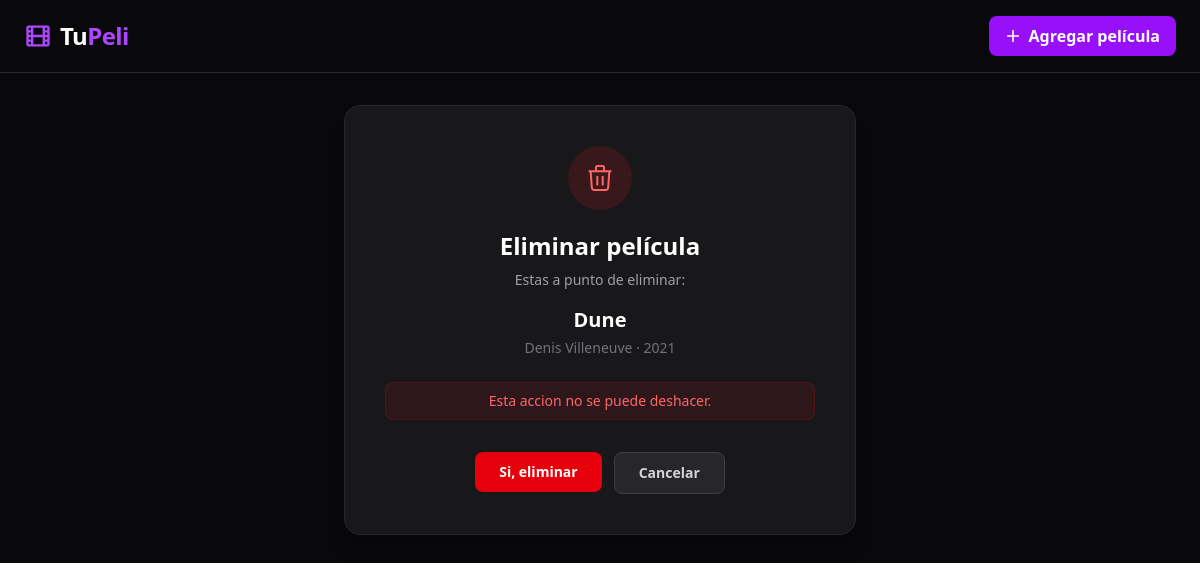
Screenshot of /pelicula/9/eliminar/ with the database file from the repository.
### peliculas/models.py (models this page shows, shortened)
class Pelicula(models.Model):
    GENEROS = [
        ('accion', 'Acción'),
        ('comedia', 'Comedia'),
        ('drama', 'Drama'),
        ('terror', 'Terror'),
        ('ciencia_ficcion', 'Ciencia Ficción'),
        ('animacion', 'Animación'),
        ('romance', 'Romance'),
        ('thriller', 'Thriller'),
        ('documental', 'Documental'),
        ('otro', 'Otro'),
    ]
    titulo = models.CharField(max_length=200)
    director = models.CharField(max_length=150)
    anio = models.PositiveIntegerField()
    genero = models.CharField(max_length=50, choices=GENEROS)
    sinopsis = models.TextField()
    imagen_url = models.URLField(blank=True, null=True)
    calificacion = models.DecimalField(max_digits=3, decimal_places=1)
    creado_en = models.DateTimeField(auto_now_add=True)
    class Meta:
        ordering = ['-anio']
        verbose_name = 'Película'
        verbose_name_plural = 'Películas'

### peliculas/views.py (the view)
# urls.py: path('pelicula/<int:pk>/eliminar/', views.eliminar_pelicula, name='eliminar_pelicula'),
def eliminar_pelicula(request, pk):
    pelicula = get_object_or_404(Pelicula, pk=pk)
    if request.method == 'POST':
        titulo = pelicula.titulo
        pelicula.delete()
        messages.success(request, f'Película "{titulo}" eliminada exitosamente.')
        return redirect('lista_peliculas')
    return render(request, 'peliculas/confirmar_eliminar.html', {'pelicula': pelicula})

### peliculas/templates/peliculas/confirmar_eliminar.html (shortened to what this page needs)
{% extends "base.html" %}
{% block content %}
<div class="max-w-lg mx-auto">
    <div class="bg-zinc-900 rounded-2xl p-10 text-center shadow-xl border border-zinc-800">
        <div class="flex items-center justify-center w-16 h-16 bg-red-900/30 rounded-full mx-auto mb-5">
        </div>
        <h1 class="text-2xl font-bold text-white mb-2">Eliminar película</h1>
        <p class="text-zinc-400 text-sm mb-4">Estas a punto de eliminar:</p>
        <p class="text-xl font-bold text-white">{{ pelicula.titulo }}</p>
        <p class="text-zinc-500 text-sm mt-1">{{ pelicula.director }} &middot; {{ pelicula.anio }}</p>
        <p class="text-red-400 text-sm mt-6 bg-red-900/20 border border-red-900/40 rounded-lg px-4 py-2">
            Esta accion no se puede deshacer.
        </p>
        <div class="flex gap-3 justify-center mt-8">
            <form method="post">
                <button type="submit"
                        class="px-6 py-2.5 bg-red-600 hover:bg-red-700 text-white rounded-lg transition-colors font-semibold text-sm">
                    Si, eliminar
                </button>
            </form>
            <a href="{% url 'lista_peliculas' %}"
               class="px-6 py-2.5 bg-zinc-800 hover:bg-zinc-700 text-zinc-300 rounded-lg transition-colors font-semibold text-sm border border-zinc-700">
                Cancelar
            </a>
        </div>
    </div>
</div>
{% endblock %}

### rows the page displays
Pelicula: titulo "Dune", director "Denis Villeneuve", anio "2021"
